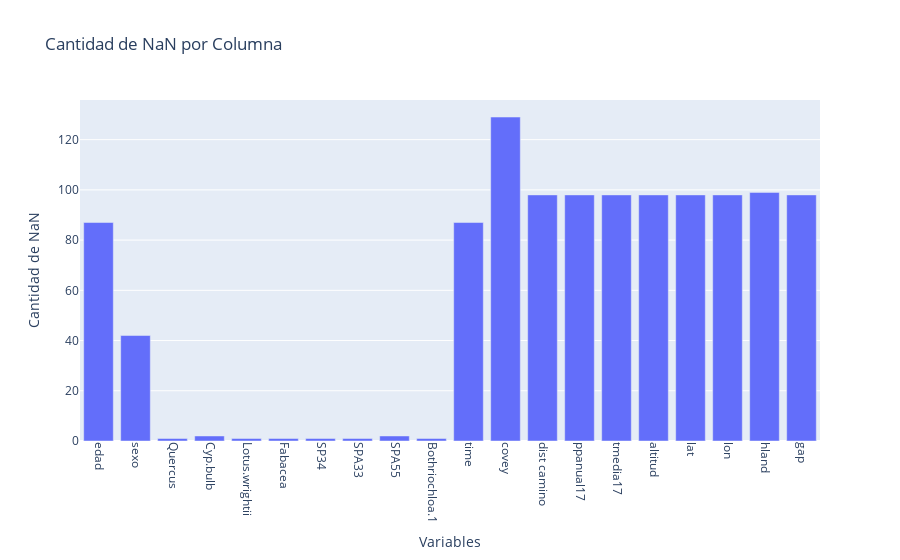

The code cell stored with this chart in its notebook:
### Markdown cell above
### Valores vacios

### Code cell
columnas_con_nan = df.columns[df.isna().any()].tolist()
nan_por_columna = df[columnas_con_nan].isna().sum()

fig = px.bar(x=columnas_con_nan, y=nan_por_columna[columnas_con_nan],
             labels={'x': 'Variables', 'y': 'Cantidad de NaN'},
             title='Cantidad de NaN por Columna')

# Rotar las etiquetas en el eje x a vertical
fig.update_xaxes(tickangle=90)

# Mostrar el gráfico
fig.show()

### Figure 1 — Plotly figure (JSON) as saved in the notebook; plotly's stock layout.template omitted (floating-point values rounded to 4 significant figures)
{"data": [{"alignmentgroup": "True", "hovertemplate": "Variables=%{x}<br>Cantidad de NaN=%{y}<extra></extra>", "legendgroup": "", "marker": {"color": "#636efa", "pattern": {"shape": ""}}, "name": "", "offsetgroup": "", "orientation": "v", "showlegend": false, "textposition": "auto", "type": "bar", "x": ["edad", "sexo", "Quercus", "Cyp.bulb", "Lotus.wrightii", "Fabacea", "SP34", "SPA33", "SPA55", "Bothriochloa.1", "time", "covey", "dist camino", "ppanual17", "tmedia17", "altitud", "lat", "lon", "hland", "gap"], "xaxis": "x", "y": [87, 42, 1, 2, 1, 1, 1, 1, 2, 1, 87, 129, 98, 98, 98, 98, 98, 98, 99, 98], "yaxis": "y"}], "layout": {"barmode": "relative", "legend": {"tracegroupgap": 0}, "title": {"text": "Cantidad de NaN por Columna"}, "xaxis": {"anchor": "y", "domain": [0, 1], "tickangle": 90, "title": {"text": "Variables"}}, "yaxis": {"anchor": "x", "domain": [0, 1], "title": {"text": "Cantidad de NaN"}}}}
